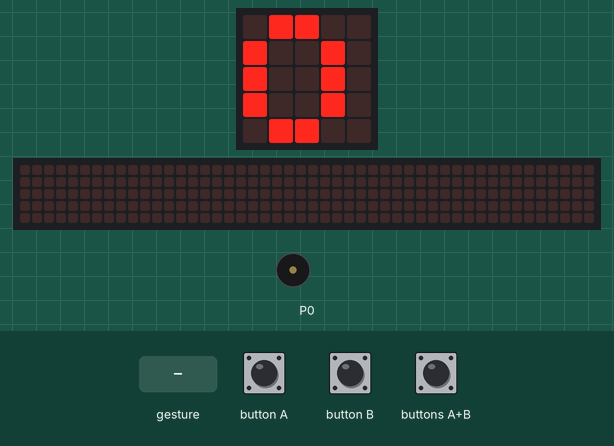
Recording of a program running on a simulated BBC micro:bit (MakeCode). Parts: the board's 5×5 LED display, a strip that is not on the board, showing the scrolling text unrolled, buzzer (waves = sounding). Inputs (shaded band) come from the test bench. Random numbers come from a fixed seed; a tilt is held for 1.5 s and a shake lasts 1 s, then the board lies face up again; the 48×5 strip is a reading aid, not a part: it shows the text the display is scrolling, unrolled, one strip-width of it at a time.

Above: at 1.9 s.
2.0 s: button A pressed for 0.15 s
At 2.36 s:
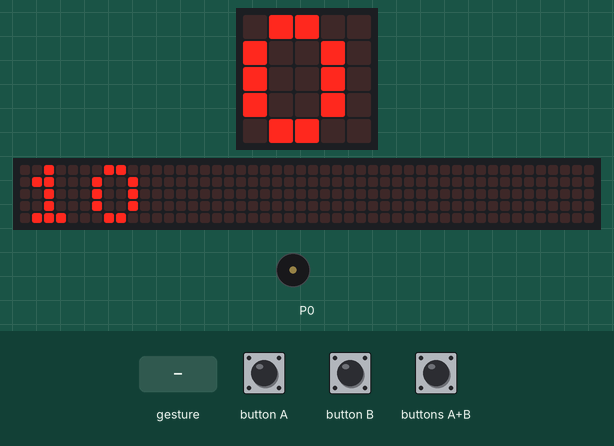
2.7 s: buttons A+B pressed for 0.15 s
At 3.27 s:
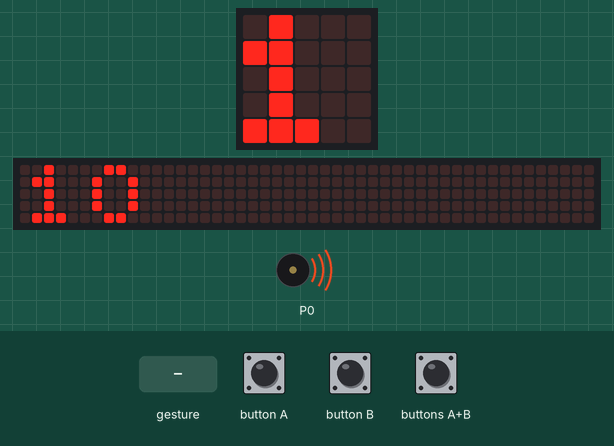
3.4 s: gesture 'shake'
At 5.7 s:
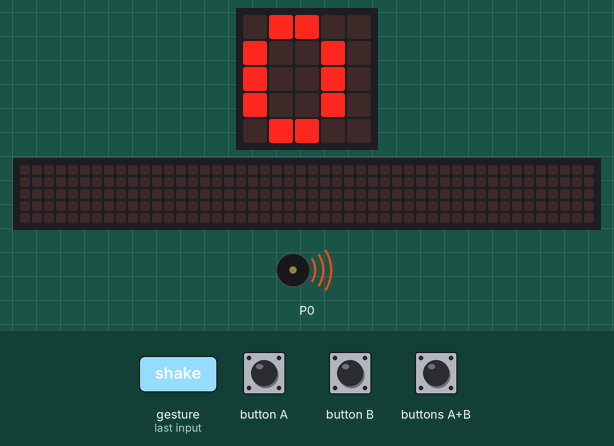
6.4 s: button B pressed for 0.15 s
At 7.2 s:
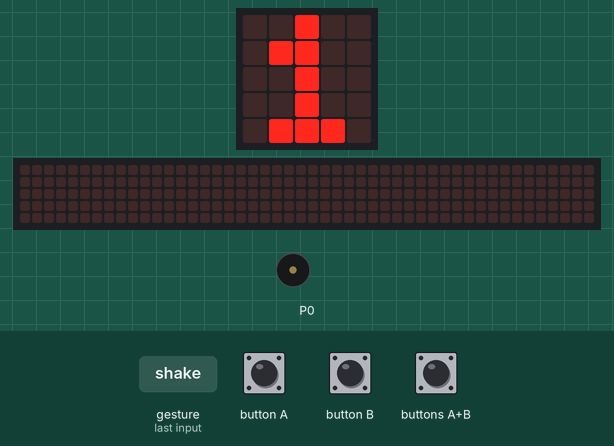
8.3 s: button A pressed for 0.15 s
At 9.4 s:
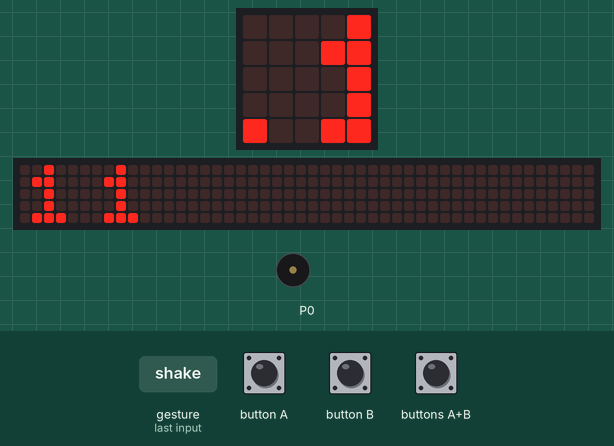
Timing chart, 0 to 10.7 s (numbered marks = the images above; inputs shaded):
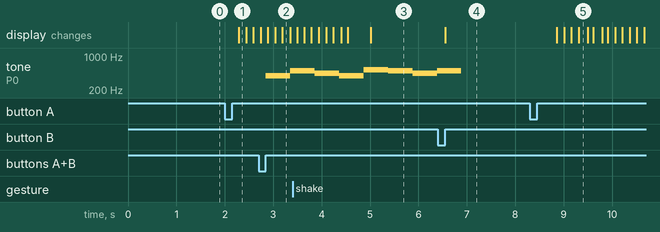

The program:

main.ts
```typescript
input.onButtonPressed(Button.A, function () {
    numero_introducido += 10
})
input.onGesture(Gesture.Shake, function () {
    numero_introducido = 0
    numero_adivinar = randint(1, 99)
})
input.onButtonPressed(Button.AB, function () {
    music.playMelody("G B A G C5 B A B ", 120)
})
input.onButtonPressed(Button.B, function () {
    numero_introducido += 1
})
let numero_adivinar = 0
let numero_introducido = 0
numero_introducido = 0
basic.showString("" + (numero_introducido))
numero_adivinar = randint(1, 99)
basic.forever(function () {
    basic.showString("" + (numero_introducido))
})
```

test.ts
```typescript
// aquí va el archivo "tests"; esto no se compilará cuando este paquete se utilice como una extensión.
```

Measured:
- after the input at 2.0 s, the display: changes after 0.29 s (image 1)
- after the input at 2.7 s, tone on P0: silent → 392 Hz after 0.15 s, → 494 Hz 0.51 s later
- after the input at 6.4 s, the display: changes after 0.15 s (image 4)
- after the input at 8.3 s, the display: first changes after 0.56 s (image 5 shows a later state)
